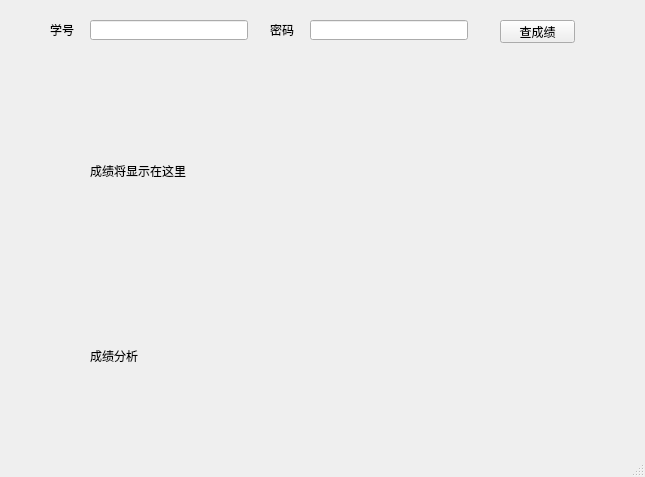
<?xml version="1.0" encoding="UTF-8"?>
<ui version="4.0">
 <class>MainWindow</class>
 <widget class="QMainWindow" name="MainWindow">
  <property name="geometry">
   <rect>
    <x>0</x>
    <y>0</y>
    <width>645</width>
    <height>477</height>
   </rect>
  </property>
  <property name="windowTitle">
   <string>MainWindow</string>
  </property>
  <widget class="QWidget" name="centralwidget">
   <widget class="QLineEdit" name="xuehao">
    <property name="geometry">
     <rect>
      <x>90</x>
      <y>20</y>
      <width>158</width>
      <height>20</height>
     </rect>
    </property>
   </widget>
   <widget class="QLabel" name="label">
    <property name="geometry">
     <rect>
      <x>50</x>
      <y>10</y>
      <width>31</width>
      <height>39</height>
     </rect>
    </property>
    <property name="text">
     <string>学号</string>
    </property>
   </widget>
   <widget class="QLineEdit" name="mima">
    <property name="geometry">
     <rect>
      <x>310</x>
      <y>20</y>
      <width>158</width>
      <height>20</height>
     </rect>
    </property>
    <property name="text">
     <string/>
    </property>
    <property name="echoMode">
     <enum>QLineEdit::Password</enum>
    </property>
   </widget>
   <widget class="QLabel" name="label_2">
    <property name="geometry">
     <rect>
      <x>270</x>
      <y>10</y>
      <width>31</width>
      <height>39</height>
     </rect>
    </property>
    <property name="text">
     <string>密码</string>
    </property>
   </widget>
   <widget class="QPushButton" name="chachengji">
    <property name="geometry">
     <rect>
      <x>500</x>
      <y>20</y>
      <width>75</width>
      <height>23</height>
     </rect>
    </property>
    <property name="text">
     <string>查成绩</string>
    </property>
   </widget>
   <widget class="QLabel" name="chengjixianshi">
    <property name="geometry">
     <rect>
      <x>90</x>
      <y>70</y>
      <width>451</width>
      <height>201</height>
     </rect>
    </property>
    <property name="text">
     <string>成绩将显示在这里</string>
    </property>
   </widget>
   <widget class="QLabel" name="chengjifenxi">
    <property name="geometry">
     <rect>
      <x>90</x>
      <y>320</y>
      <width>431</width>
      <height>71</height>
     </rect>
    </property>
    <property name="text">
     <string>成绩分析</string>
    </property>
   </widget>
  </widget>
  <widget class="QMenuBar" name="menubar">
   <property name="geometry">
    <rect>
     <x>0</x>
     <y>0</y>
     <width>645</width>
     <height>21</height>
    </rect>
   </property>
  </widget>
  <widget class="QStatusBar" name="statusbar"/>
 </widget>
 <resources/>
 <connections/>
</ui>
